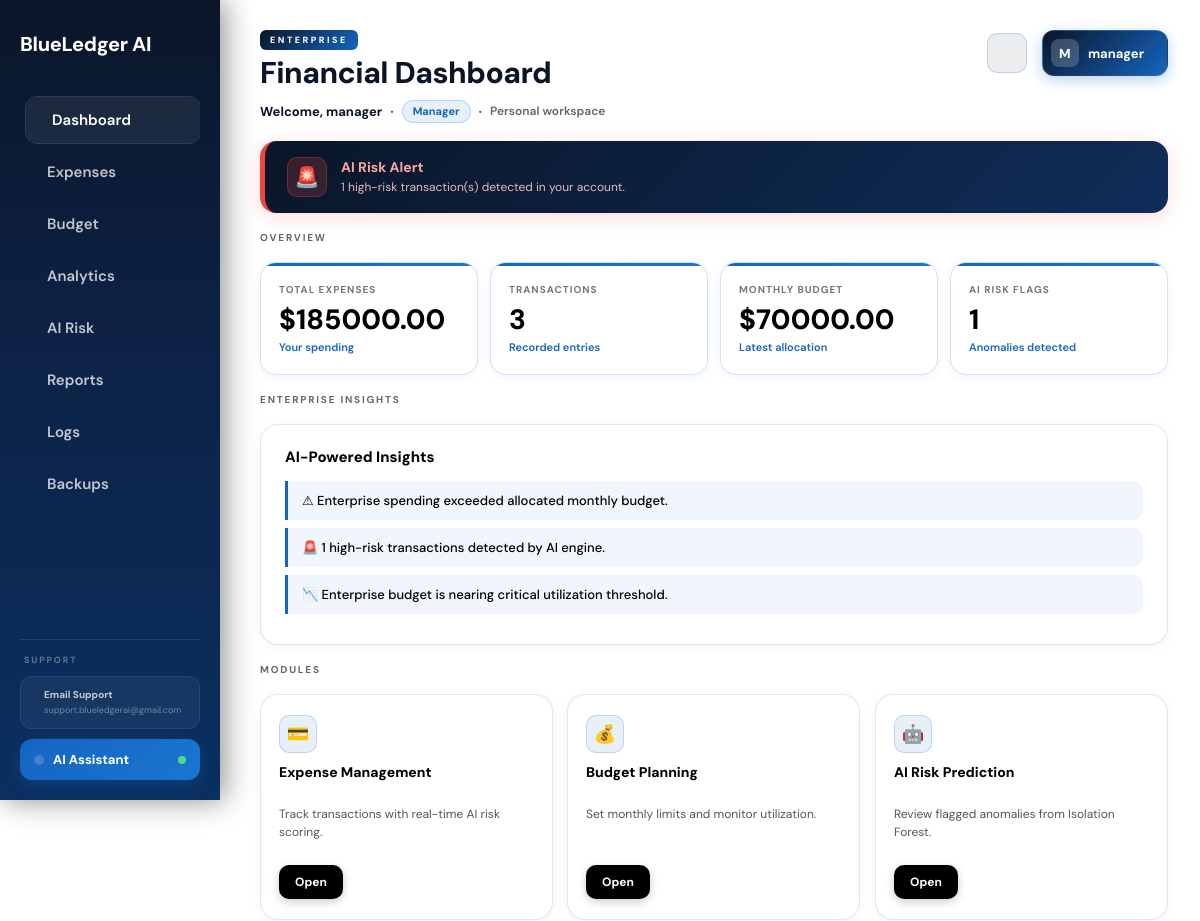
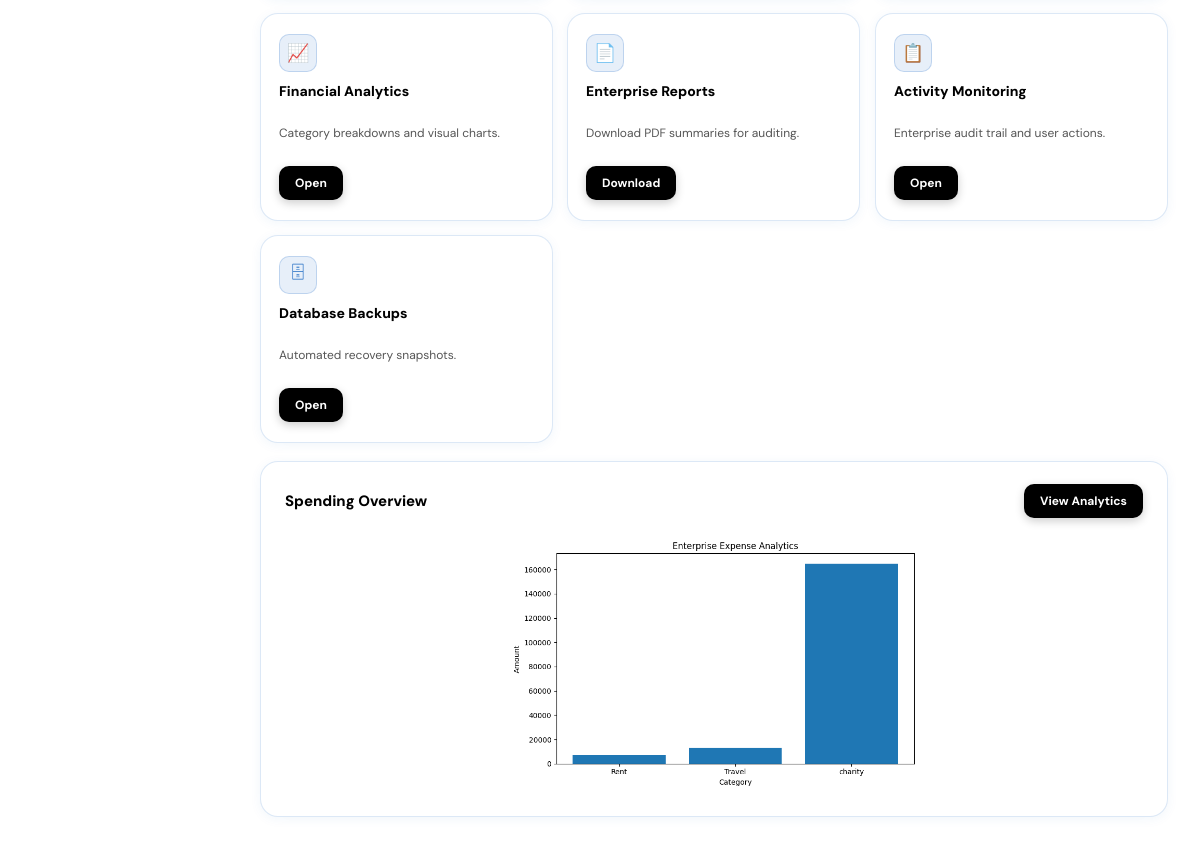
The app's page /dashboard (signed in) with its own data (2 pictures, top to bottom).
### tables this page shows
CREATE TABLE budgets (
        id INTEGER PRIMARY KEY,
        username TEXT,
        monthly_budget REAL
    );

### app.py (the view)
@app.route("/dashboard")
@login_required
def dashboard():
    conn = sqlite3.connect("database.db")
    fix_schema(conn)
    cur = conn.cursor()
    cur.execute("SELECT SUM(amount) FROM expenses WHERE username=?", (session["user"],))
    total_expenses = cur.fetchone()[0]
    if total_expenses is None:
        total_expenses = 0
    cur.execute("SELECT COUNT(*) FROM expenses WHERE username=?", (session["user"],))
    total_transactions = cur.fetchone()[0]
    cur.execute("SELECT monthly_budget FROM budgets WHERE username=? ORDER BY id DESC LIMIT 1", (session["user"],))
    budget = cur.fetchone()
    current_budget = budget[0] if budget else 0
    cur.execute(
        "SELECT COUNT(*) FROM expenses WHERE username=? AND risk_status LIKE ?",
        (session["user"], "%High Risk%"),
    )
    high_risk = cur.fetchone()[0]
    insights = []
    if total_expenses > current_budget:
        insights.append("⚠ Enterprise spending exceeded allocated monthly budget.")
    if high_risk > 0:
        insights.append(f"🚨 {high_risk} high-risk transactions detected by AI engine.")
    if total_transactions > 15:
        insights.append("📈 Financial transaction volume increased significantly this month.")
    if total_expenses < current_budget:
        insights.append("✅ Enterprise expenses are currently under budget control.")
    if high_risk == 0:
        insights.append("🛡 No critical AI anomalies detected in enterprise transactions.")
    if total_expenses > current_budget * 0.9:
        insights.append("📉 Enterprise budget is nearing critical utilization threshold.")
    if total_transactions > 20:
        insights.append("📊 AI forecasting engine predicts increased operational financial activity.")
    if high_risk >= 3:
        insights.append("🚨 Multiple high-risk anomalies indicate potential enterprise financial threats.")
    if total_expenses < current_budget * 0.5:
        insights.append("💰 Enterprise financial reserves are currently in healthy condition.")
    conn.close()
    return render_template(
        "dashboard.html",
        total_expenses=total_expenses,
        total_transactions=total_transactions,
        current_budget=current_budget,
        high_risk=high_risk,
        insights=insights,
        risk_count=high_risk
    )

### app.py (called while the page is built)
def fix_schema(conn):
    cur = conn.cursor()
    try:
        cur.execute("ALTER TABLE expenses ADD COLUMN username TEXT")
        conn.commit()
    except:
        pass
    try:
        cur.execute("ALTER TABLE budgets ADD COLUMN username TEXT")
        conn.commit()
    except:
        pass

### utils/auth.py (called while the page is built)
def login_required(f):
    @wraps(f)
    def decorated(*args, **kwargs):
        if "user" not in session:
            return redirect(url_for("index"))
        return f(*args, **kwargs)
    return decorated

### templates/dashboard.html (shortened to what this page needs)
<!DOCTYPE html>
<html lang="en">
<head>
    <meta charset="UTF-8"></body>
    <link rel="stylesheet" href="https://cdn.jsdelivr.net/npm/@tabler/icons-webfont@latest/tabler-icons.min.css">
    <link rel="stylesheet" href="{{ url_for('static', filename='style.css') }}">
</head>s
<body>
    {% include 'partials/sidebar.html' %}
<div class="main-content">
    <div class="topbar">
    <div class="topbar-title-block">
        <div class="topbar-badge">ENTERPRISE</div>
        <h1>Financial Dashboard</h1>
        <p>
            <strong>Welcome, {{ session.user }}</strong>
            <span class="topbar-dot">·</span>
            <span class="topbar-role">{{ session.role|capitalize }}</span>
            <span class="topbar-dot">·</span>
            <span class="topbar-workspace">Personal workspace</span>
        </p>
    </div>
        <div class="top-actions">
    <button type="button" class="dark-btn" onclick="toggleDarkMode()">
    </button>
    <div class="profile-wrapper">
        <div class="profile" onclick="toggleProfile()">
            <div class="profile-avatar">{{ session.user[0]|upper }}</div>
            <span>{{ session.user }}</span>
        </div>
    </div>
</div>
    </div>
    {% if high_risk > 0 %}
    <div class="alert-box">
        <div class="alert-icon">🚨</div>
        <div>
            <h2>AI Risk Alert</h2>
            <p>{{ high_risk }} high-risk transaction(s) detected in your account.</p>
        </div>
    </div>
    {% endif %}
    <p class="section-label">Overview</p>
    <div class="stats-grid">
        <div class="stat-card">
            <h3>Total Expenses</h3>
            <h2>${{ "%.2f"|format(total_expenses) }}</h2>
            <p>Your spending</p>
        </div>
        <div class="stat-card">
            <h3>Transactions</h3>
            <h2>{{ total_transactions }}</h2>
            <p>Recorded entries</p>
        </div>
        <div class="stat-card">
            <h3>Monthly Budget</h3>
            <h2>${{ "%.2f"|format(current_budget) }}</h2>
            <p>Latest allocation</p>
        </div>
        <div class="stat-card">
            <h3>AI Risk Flags</h3>
            <h2>{{ high_risk }}</h2>
            <p>Anomalies detected</p>
        </div>
    </div>
    <p class="section-label">Enterprise Insights</p>
    <div class="glass-card">
        <h2>AI-Powered Insights</h2>
        {% if insights %}
            {% for item in insights %}
            <div class="insight-item">{{ item }}</div>
            {% endfor %}
        {% else %}
            <p>Your dashboard is fresh. Add a budget and expenses to unlock AI insights.</p>
        {% endif %}
    </div>
    <p class="section-label">Modules</p>
    <div class="dashboard-grid">
        <a class="glass-card" href="{{ url_for('expenses') }}" style="text-decoration:none;color:inherit">
            <div class="mod-icon">💳</div>
            <h2>Expense Management</h2>
            <p>Track transactions with real-time AI risk scoring.</p>
            <span class="btn">Open</span>
        </a>
        <a class="glass-card" href="{{ url_for('budget') }}" style="text-decoration:none;color:inherit">
            <div class="mod-icon">💰</div>
            <h2>Budget Planning</h2>
            <p>Set monthly limits and monitor utilization.</p>
            <span class="btn">Open</span>
        </a>
        <a class="glass-card" href="{{ url_for('ai_risk') }}" style="text-decoration:none;color:inherit">
            <div class="mod-icon">🤖</div>
            <h2>AI Risk Prediction</h2>
            <p>Review flagged anomalies from Isolation Forest.</p>
            <span class="btn">Open</span>
        </a>
        <a class="glass-card" href="{{ url_for('analytics') }}" style="text-decoration:none;color:inherit">
            <div class="mod-icon">📈</div>
            <h2>Financial Analytics</h2>
            <p>Category breakdowns and visual charts.</p>
            <span class="btn">Open</span>
        </a>
        <a class="glass-card" href="{{ url_for('report') }}" style="text-decoration:none;color:inherit">
            <div class="mod-icon">📄</div>
            <h2>Enterprise Reports</h2>
            <p>Download PDF summaries for auditing.</p>
            <span class="btn">Download</span>
        </a>
        {% if session.get('role') == 'manager' %}
        <a class="glass-card" href="{{ url_for('logs') }}" style="text-decoration:none;color:inherit">
            <div class="mod-icon">📋</div>
            <h2>Activity Monitoring</h2>
            <p>Enterprise audit trail and user actions.</p>
            <span class="btn">Open</span>
        </a>
        <a class="glass-card" href="{{ url_for('backups') }}" style="text-decoration:none;color:inherit">
            <div class="mod-icon">🗄</div>
            <h2>Database Backups</h2>
            <p>Automated recovery snapshots.</p>
            <span class="btn">Open</span>
        </a>
        {% endif %}
    </div>
    <div class="chart-section">
        <div class="chart-card">
            <div class="chart-header">
                <h2>Spending Overview</h2>
                <a href="{{ url_for('analytics') }}" class="btn">View Analytics</a>
            </div>
            <img src="{{ url_for('static', filename='chart.png') }}" alt="Expense chart" class="chart-image">
        </div>
    </div>
</div>
</body>
</html>

### records on screen
budgets: user "manager", role "Manager", monthly_budget "70000.00"

### other values on screen
{{ session.user[0]|upper }} "M"
{{ high_risk }} "1"
{{ "%.2f"|format(total_expenses) }} "185000.00"
{{ total_transactions }} "3"
{{ item }} "⚠ Enterprise spending exceeded allocated monthly budget." "🚨 1 high-risk transactions detected by AI engine." "📉 Enterprise budget is nearing critical utilization threshold."
